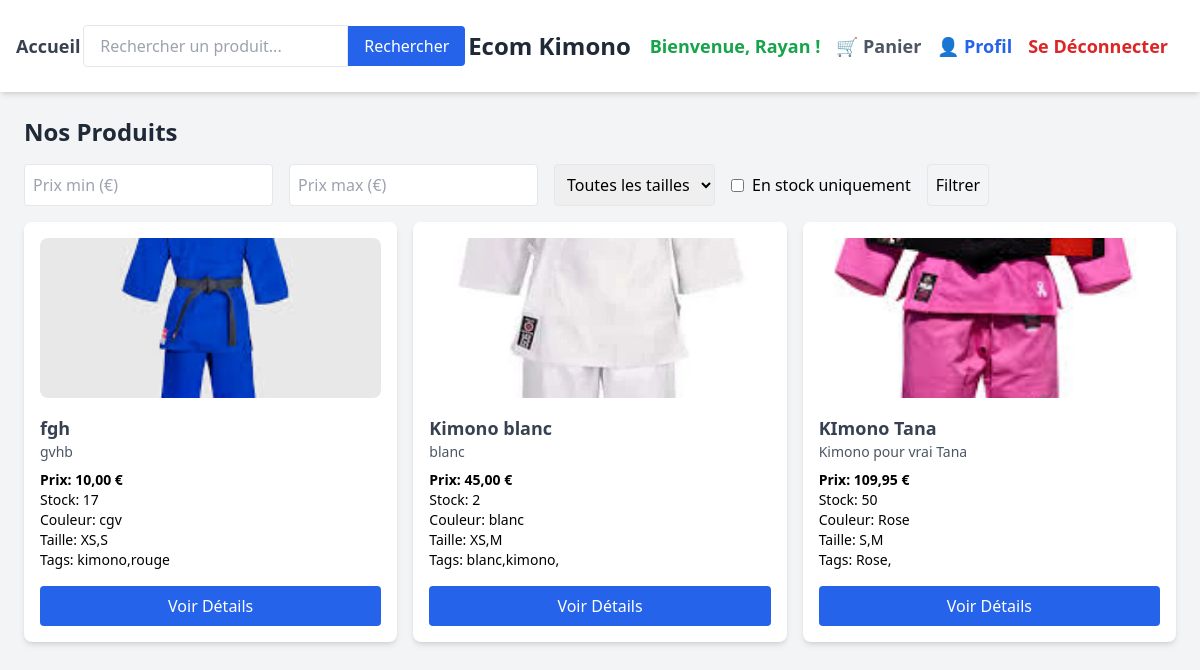
The page / (signed in) on the database its author committed.
### tables this page shows
CREATE TABLE `products` (
  `id` int(10) UNSIGNED NOT NULL,
  `image` varchar(255) NOT NULL,
  `title` varchar(100) NOT NULL,
  `description` text NOT NULL,
  `color` varchar(50) NOT NULL,
  `price` decimal(10,2) NOT NULL,
  `stock` int(10) UNSIGNED NOT NULL DEFAULT 0,
  `size` text NOT NULL,
  `created_at` timestamp NOT NULL DEFAULT current_timestamp(),
  `tags` text DEFAULT NULL
);

### lib/url.php (called while the page is built, shortened)
<?php
function url($path = '') {
    return BASE_URL . 'public/' . ltrim($path, '/');
}
function index() {
    return url('index.php');
}
function produit($id = null) {
    return url('produit.php' . ($id ? '?id=' . intval($id) : ''));
}

### public/index.php (the view, shortened to what this page needs)
<?php
require_once '../lib/url.php';
$pdo = getDatabaseConnection();
$query = "SELECT * FROM products";
$stmt = $pdo->prepare($query);
$stmt->execute();
$products = $stmt->fetchAll(PDO::FETCH_ASSOC);
?>
<!DOCTYPE html>
<html lang="fr">
<head>
    <script src="https://cdn.tailwindcss.com"></script>
</head>
<body class="bg-gray-100">
    <header class="flex flex-col sm:flex-row items-center justify-between p-4 bg-white shadow-md">
        <nav class="flex items-center space-x-4 mb-2 sm:mb-0">
            <a href="<?= index() ?>" class="text-lg font-semibold text-gray-700 hover:text-gray-900">Accueil</a>
        </nav>
        <form method="GET" action="<?= index() ?>" class="flex items-center">
            <input type="search"
                   name="search"
                   placeholder="Rechercher un produit..."
                   value="<?php echo htmlspecialchars($_GET['search'] ?? ''); ?>"
                   class="border rounded-l px-4 py-2 focus:outline-none focus:ring-2 focus:ring-blue-500">
            <button type="submit"
                    class="bg-blue-600 text-white px-4 py-2 rounded-r hover:bg-blue-700">
                Rechercher
            </button>
        </form>
        <h1 class="text-2xl font-bold text-gray-800">Ecom Kimono</h1>
        <nav class="flex items-center space-x-4">
        </nav>
    </header>
    <main class="p-4 sm:p-6">
        <h2 class="text-xl sm:text-2xl font-bold text-gray-800 mb-4 text-center sm:text-left">Nos Produits</h2>
        <form method="GET" action="<?= index() ?>" class="flex flex-wrap gap-4 items-center mb-4">
            <input type="number" name="min_price" placeholder="Prix min (€)" value="<?php echo htmlspecialchars($_GET['min_price'] ?? ''); ?>" class="border p-2 rounded">
            <input type="number" name="max_price" placeholder="Prix max (€)" value="<?php echo htmlspecialchars($_GET['max_price'] ?? ''); ?>" class="border p-2 rounded">
            <select name="size" class="border p-2 rounded">
                <option value="">Toutes les tailles</option>
            </select>
            <label class="flex items-center">
                <input type="checkbox" name="in_stock" value="1" <?php echo isset($_GET['in_stock']) ? 'checked' : ''; ?> class="mr-2">
                En stock uniquement
            </label>
            <button type="submit" class="border p-2 rounded">Filtrer</button>
        </form>
        <div class="grid grid-cols-1 sm:grid-cols-2 md:grid-cols-3 gap-4">
            <?php foreach ($products as $product): ?>
                <div class="bg-white p-4 rounded-lg shadow-md">
                    <a href="<?= produit($product['id']) ?>">
                        <img src="<?php echo htmlspecialchars($product['image']); ?>" alt="<?php echo htmlspecialchars($product['title']); ?>" class="w-full h-40 object-cover mb-4 rounded-lg">
                        <h3 class="text-lg font-bold text-gray-700"><?php echo htmlspecialchars($product['title']); ?></h3>
                    </a>
                    <p class="text-gray-600 text-sm"><?php echo htmlspecialchars($product['description']); ?></p>
                    <p class="font-bold mt-2 text-sm">Prix: <?php echo number_format($product['price'], 2, ',', ' '); ?> €</p>
                    <p class="text-sm">Stock: <?php echo $product['stock']; ?></p>
                    <p class="text-sm">Couleur: <?php echo htmlspecialchars($product['color']); ?></p>
                    <p class="text-sm">Taille: <?php echo htmlspecialchars($product['size']); ?></p>
                    <p class="text-sm">Tags: <?php echo htmlspecialchars($product['tags']); ?></p>
                    <a href="<?= produit($product['id']) ?>" class="mt-4 block bg-blue-600 text-white px-4 py-2 rounded hover:bg-blue-700 text-center">Voir Détails</a>
                </div>
            <?php endforeach; ?>
        </div>
    </main>
</body>
</html>

### rows shown on the page
products: image (picture), title "fgh", description "gvhb", price "10,00", stock "17", color "cgv", size "XS,S", tags "kimono,rouge"
products: image (picture), title "Kimono blanc", description "blanc", price "45,00", stock "2", color "blanc", size "XS,M", tags "blanc,kimono,"
products: image (picture), title "KImono Tana", description "Kimono pour vrai Tana", price "109,95", stock "50", color "Rose", size "S,M", tags "Rose,"

### other values the page prints
$_SESSION['username'] "Rayan"
